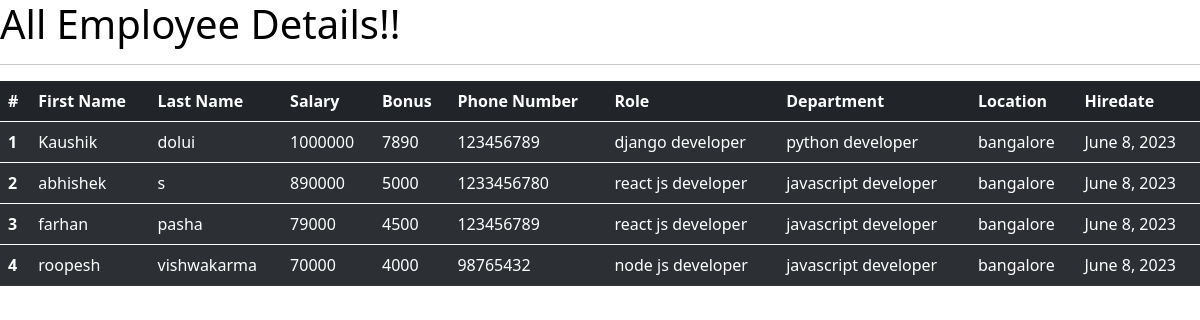
Page /all_emp/ on the committed database.
### emp_app/models.py (models this page shows, shortened)
class Employee(models.Model):
    first_name = models.CharField(max_length=100, null=False)
    last_name = models.CharField(max_length=100)
    dept = models.ForeignKey(Department, on_delete=models.CASCADE)
    salary = models.IntegerField(default=0)
    bonus = models.IntegerField(default=0)
    role = models.ForeignKey(Role, on_delete=models.CASCADE)
    phone = models.IntegerField(default=0)
    hire_date = models.DateField()

class Role(models.Model):
    name = models.CharField(max_length=100, null=False)
    def __str__(self):
        return self.name

class Department(models. Model) :
    name = models.CharField(max_length=100, null=False)
    location = models.CharField(max_length=100)
    def __str__(self):
        return self.name

### emp_app/views.py (the view)
# urls.py: path('all_emp/', views.all_emp, name = "all_emp"),
def all_emp(request):
    emps = Employee.objects.all()
    context = {
        'emps':emps
    }
    return render(request,'all_emp.html',context)

### emp_app/templates/all_emp.html (shortened to what this page needs)
<!DOCTYPE html>
<html lang="en">
  <head>
    <link
      href="https://cdn.jsdelivr.net/npm/bootstrap@5.0.2/dist/css/bootstrap.min.css"
      rel="stylesheet"
    />
  </head>
  <body>
    <a href="/" style="text-decoration:none"><h1 style="color:black">All Employee Details!!</h1></a>
    <hr>
    <table class="table table-dark table-striped">
      <thead>
        <tr>
          <th scope="col">#</th>
          <th scope="col">First Name</th>
          <th scope="col">Last Name</th>
          <th scope="col">Salary</th>
          <th scope="col">Bonus</th>
          <th scope="col">Phone Number</th>
          <th scope="col">Role</th>
          <th scope="col">Department</th>
          <th scope="col">Location</th>
          <th scope="col">Hiredate</th>
        </tr>
      </thead>
      {% for emp in emps %}
      <tbody>
        <tr>
          <th scope="row">{{ emp.id }}</th>
          <td>{{emp.first_name}}</td>
          <td>{{emp.last_name}}</td>
          <td>{{emp.salary}}</td>
          <td>{{emp.bonus}}</td>
          <td>{{emp.phone}}</td>
          <td>{{emp.role}}</td>
          <td>{{emp.dept}}</td>
          <td>{{emp.dept.location}}</td>
          <td>{{emp.hire_date}}</td>
        </tr>
      </tbody>
      {% endfor %}
    </table>
  </body>
</html>

### rows in the picture
Employee: id "1", first_name "Kaushik", last_name "dolui", salary "1000000", bonus "7890", phone "123456789", role "django developer", dept "python developer", dept.location "bangalore", hire_date "June 8, 2023"
Employee: id "2", first_name "abhishek", last_name "s", salary "890000", bonus "5000", phone "1233456780", role "react js developer", dept "javascript developer", dept.location "bangalore", hire_date "June 8, 2023"
Employee: id "3", first_name "farhan", last_name "pasha", salary "79000", bonus "4500", phone "123456789", role "react js developer", dept "javascript developer", dept.location "bangalore", hire_date "June 8, 2023"
Employee: id "4", first_name "roopesh", last_name "vishwakarma", salary "70000", bonus "4000", phone "98765432", role "node js developer", dept "javascript developer", dept.location "bangalore", hire_date "June 8, 2023"
